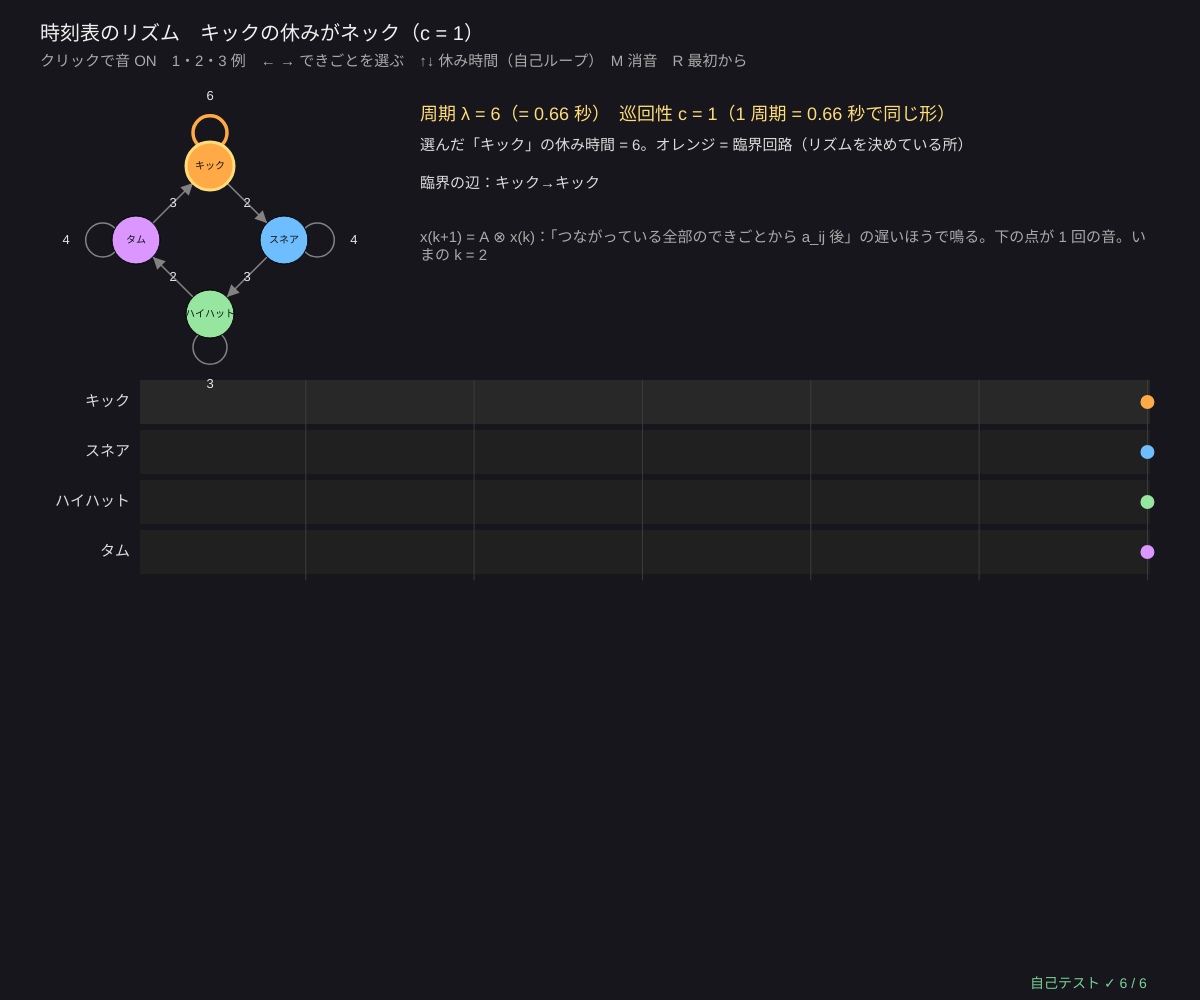
Frame 1 (no input)
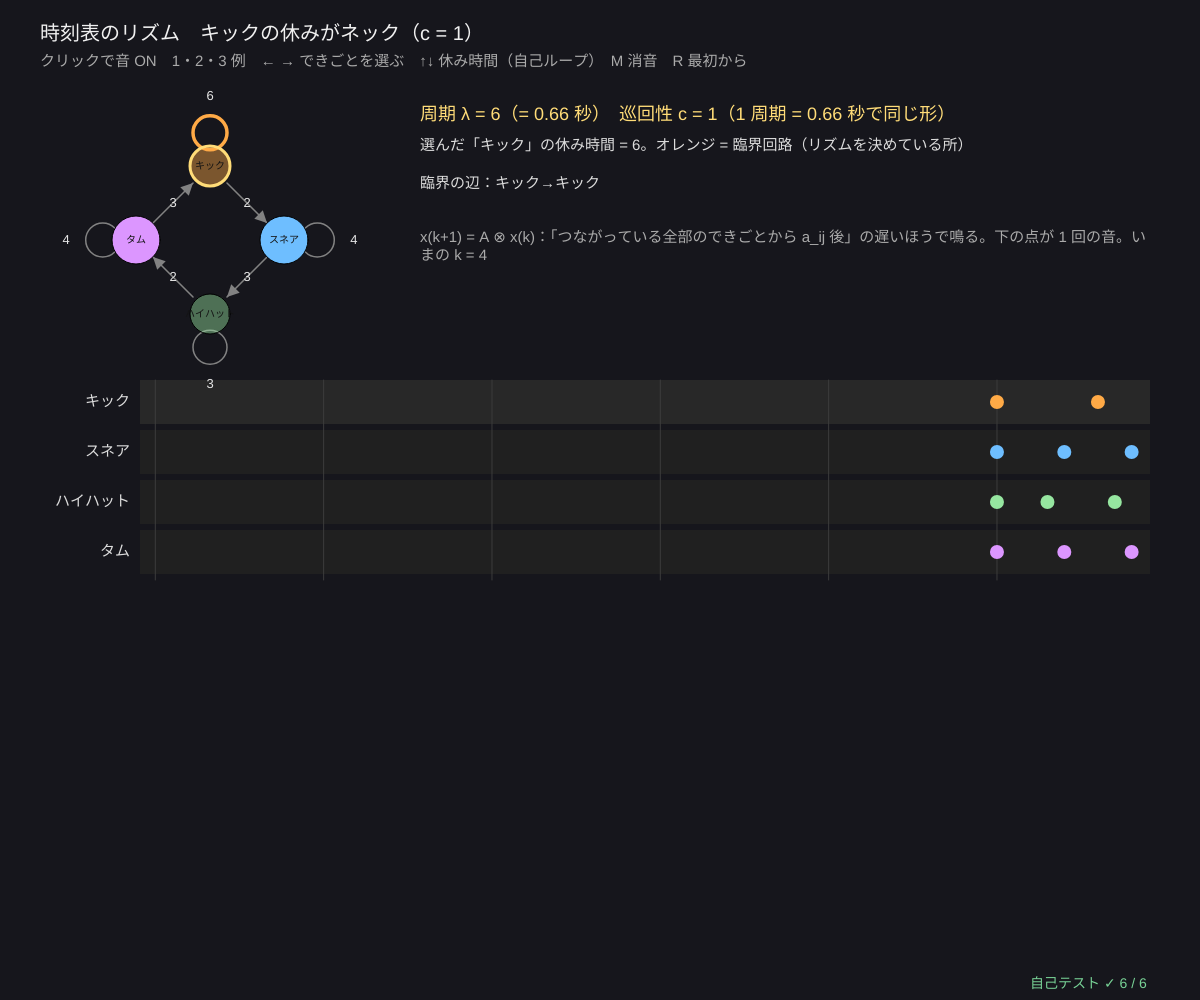
Frame 60 (no input)
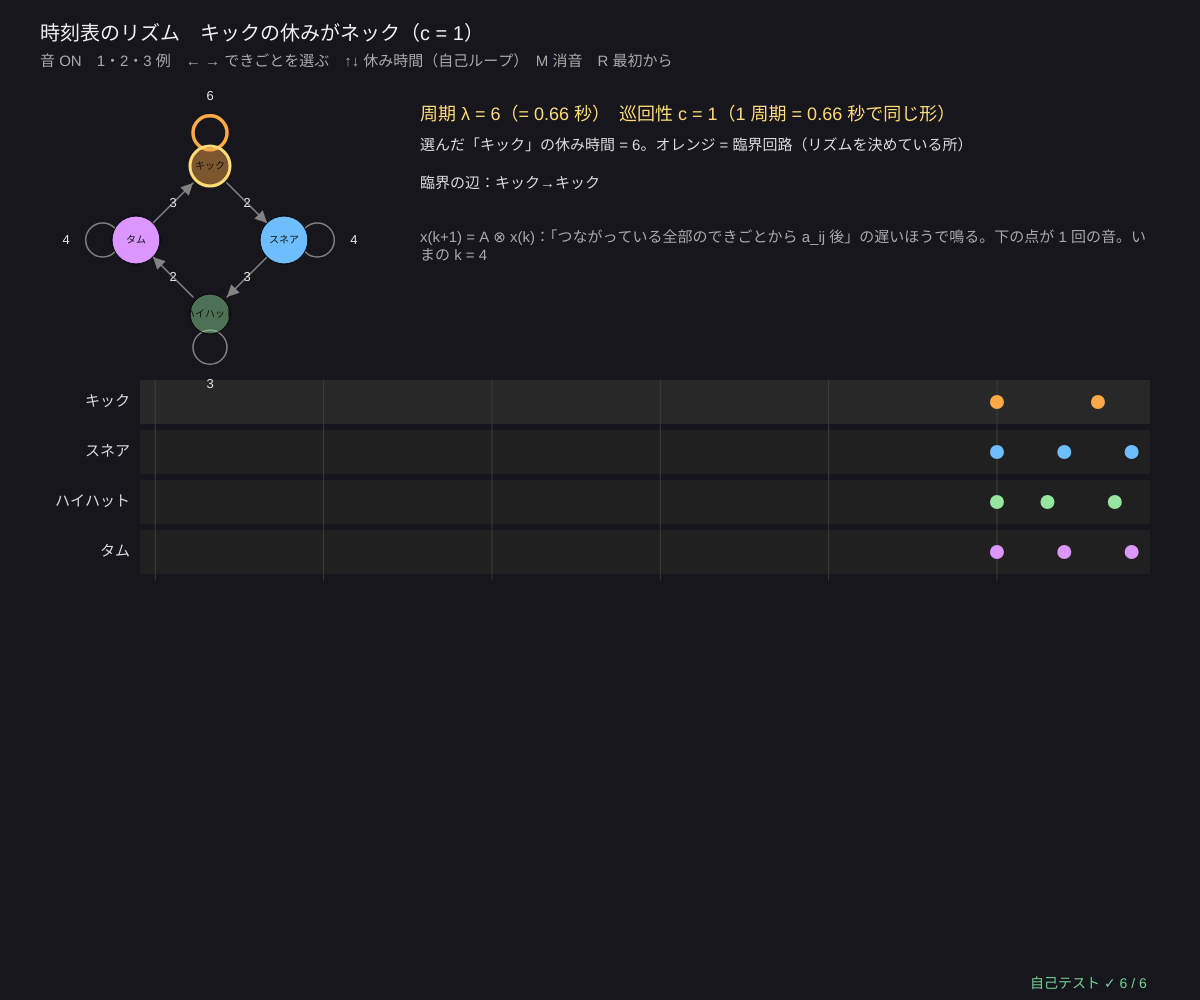
Frame 120 (the mouse pressed at the canvas centre since frame 60)

The p5.js sketch that drew these frames (run headless with seeded random() and noise() and a simulated clock; from frame 60 on, the mouse is pressed at the canvas centre):

// p5.js sketch
// ── sketch.js
// ============================================
// 14 時刻表のリズム ─ x(k+1) = A ⊗ x(k) の「できごと」を打楽器の音にする。周期 λ がテンポ、巡回性 c が「何拍で 1 まわりか」
// 4 つのできごと（キック・スネア・ハイハット・タム）が輪（0 → 1 → 2 → 3 → 0）でつながり、それぞれ自分の休み時間（自己ループ）をもつ
//   いちばん遅い回路（臨界回路）がリズムを決める：自己ループなら毎回同じ形（c = 1）、輪全体なら 4 拍で 1 まわり（c = 4）
// クリックで音 ON / 1・2・3 例 / ← → できごとを選ぶ / ↑↓ その休み時間（自己ループ）/ M 消音 / R 最初から
// 音量は小さめから。ヘッドホンは特に注意（全体の音量 MASTER は 0.2 以下）
// ============================================

const NAMES = ['キック', 'スネア', 'ハイハット', 'タム'];
const PRESETS = [                      // ★ ring = 輪の辺 i → i+1 の時間、self = 自己ループ（0 はなし）、chord = 1 ⇔ 3 の辺（0 はなし）
  { name: '1：キックの休みがネック（c = 1）', ring: [2, 3, 2, 3], self: [6, 4, 3, 4], chord: 0 },
  { name: '2：スネア ⇔ タムの往復がネック（c = 2）', ring: [2, 3, 2, 3], self: [4, 3, 0, 4], chord: 5 },
  { name: '3：輪全体がネック（c = 4）', ring: [5, 6, 5, 6], self: [4, 3, 4, 3], chord: 0 },
];
const UNIT = 0.11;                     // ★ 時間 1 = 0.11 秒（テンポ）
let pr, sel = 0, matA, lam, cyc, ci, xk, kNow = 0, t0 = 0, hits = [], muted = false;

function setup() { createCanvas(windowWidth, windowHeight); textWrap(CHAR); selfTest(); loadPreset(0); }
function buildA(p) {
  let A = mpMat(4, 4);
  for (let i = 0; i < 4; i++) { A[(i + 1) % 4][i] = p.ring[i]; if (p.self[i] > 0) A[i][i] = p.self[i]; }
  if (p.chord > 0) { A[3][1] = p.chord; A[1][3] = p.chord; }
  return A;
}
function loadPreset(k) { pr = JSON.parse(JSON.stringify(PRESETS[k])); pr.idx = k; rebuild(); }
function rebuild() {
  matA = buildA(pr); lam = karp(matA); ci = criticalInfo(matA, lam); cyc = cyclicity(matA, lam);
  let now = playTime(); xk = new Array(4).fill(Math.ceil(now)); kNow = 0;            // いまの時刻からやり直す
}
function playTime() { return (millis() - t0) / 1000 / UNIT; }
// ★ 先読み：次の x(k) が 0.4 秒先までに入ったら、全部の音を予約して k を 1 つ進める
function schedule() {
  let now = playTime();
  for (let guard = 0; guard < 8 && Math.min(...xk) <= now + 0.4 / UNIT; guard++) {
    xk.forEach((t, i) => { hits.push({ i, t, k: kNow }); if (t >= now - 0.05 && audioCtx && !muted) drum(i, audioCtx.currentTime + Math.max(0, (t - now) * UNIT)); });
    xk = mpMatVec(matA, xk); kNow++;
  }
  hits = hits.filter((h) => h.t > now - 60);
}

function draw() {
  background(22, 22, 28);
  schedule();
  let now = playTime(), W = 60, gx = 140, gw = width - 190, gy = 380, rh = 50, cols = [[255, 170, 70], [110, 190, 255], [150, 230, 160], [220, 150, 255]];
  // ---- ピアノロール（右はし = いま）
  for (let i = 0; i < 4; i++) { noStroke(); fill(i === sel ? 40 : 32); rect(gx, gy + i * rh, gw, rh - 6); fill(220); textSize(15); textAlign(RIGHT, CENTER); text(NAMES[i], gx - 10, gy + i * rh + rh / 2 - 3); }
  stroke(60); strokeWeight(1);
  for (let t = Math.ceil(now - W); t <= now; t++) if (t % 10 === 0) line(gx + ((t - now + W) / W) * gw, gy, gx + ((t - now + W) / W) * gw, gy + 4 * rh);
  noStroke();
  for (let h of hits) if (h.t <= now && h.t > now - W) { fill(...cols[h.i]); circle(gx + ((h.t - now + W) / W) * gw, gy + h.i * rh + rh / 2 - 3, 14); }
  // ---- 輪のグラフと光る楽器
  let cx = 210, cy = 240, R = 74, P = (i) => [cx + R * Math.cos((TWO_PI * i) / 4 - HALF_PI), cy + R * Math.sin((TWO_PI * i) / 4 - HALF_PI)];
  for (let i = 0; i < 4; i++) for (let j = 0; j < 4; j++) {
    if (matA[i][j] === NEG_INF) continue;
    let c = ci.arcs.some(([a, b]) => a === j && b === i);
    stroke(c ? color(255, 170, 70) : 130); fill(c ? color(255, 170, 70) : 130); strokeWeight(c ? 3.5 : 1.5);
    let lp;
    if (i === j) { noFill(); let [x, y] = P(i), ox = (x - cx) * 0.45, oy = (y - cy) * 0.45; circle(x + ox, y + oy, 34); lp = [x + ox * 2.1, y + oy * 2.1]; }
    else lp = arrowTo(P(j)[0], P(j)[1], P(i)[0], P(i)[1], 24, matA[j][i] !== NEG_INF ? 8 : 0);
    noStroke(); fill(230); textSize(13); textAlign(CENTER, CENTER); text(matA[i][j], lp[0], lp[1]);
  }
  for (let i = 0; i < 4; i++) {
    let recent = hits.some((h) => h.i === i && h.t <= now && h.t > now - 1.2);
    stroke(i === sel ? color(255, 220, 120) : 0); strokeWeight(i === sel ? 3 : 1); fill(...cols[i], recent ? 255 : 110); circle(P(i)[0], P(i)[1], recent ? 48 : 40);
    noStroke(); fill(20); textSize(10); textAlign(CENTER, CENTER); text(NAMES[i], P(i)[0], P(i)[1]);
  }
  // ---- 文字
  textAlign(LEFT, BASELINE); noStroke(); fill(240); textSize(20);
  text('時刻表のリズム　' + pr.name.slice(2), 40, 40);
  fill(170); textSize(15); text((audioCtx ? (muted ? '消音中（M）' : '音 ON') : 'クリックで音 ON') + '　1・2・3 例　← → できごとを選ぶ　↑↓ 休み時間（自己ループ）　M 消音　R 最初から', 40, 66);
  let tx = 420;
  fill(255, 220, 120); textSize(18);
  text('周期 λ = ' + mpFmt(lam, 3) + '（= ' + (lam * UNIT).toFixed(2) + ' 秒）　巡回性 c = ' + cyc + '（' + cyc + ' 周期 = ' + (cyc * lam * UNIT).toFixed(2) + ' 秒で同じ形）', tx, 120);
  fill(220); textSize(15);
  text('選んだ「' + NAMES[sel] + '」の休み時間 = ' + (pr.self[sel] > 0 ? pr.self[sel] : 'なし（ε）') + '。オレンジ = 臨界回路（リズムを決めている所）', tx, 150);
  text('臨界の辺：' + ci.arcs.map(([j, i]) => NAMES[j] + '→' + NAMES[i]).join('、'), tx, 176, width - tx - 40);
  fill(170); text('x(k+1) = A ⊗ x(k)：「つながっている全部のできごとから a_ij 後」の遅いほうで鳴る。下の点が 1 回の音。いまの k = ' + kNow, tx, 230, width - tx - 40);
  drawSelfTest(width - 170, height - 12);
}

function mousePressed() { startAudio(); if (t0 === 0) { t0 = millis(); hits = []; rebuild(); } }
function keyPressed() {
  startAudio();
  for (let k = 1; k <= 3; k++) if (key === String(k)) loadPreset(k - 1);
  if (key === LEFT_ARROW) sel = (sel + 3) % 4;
  if (key === RIGHT_ARROW) sel = (sel + 1) % 4;
  if (key === UP_ARROW) { pr.self[sel] = Math.min(12, pr.self[sel] + 1); rebuild(); }
  if (key === DOWN_ARROW) { pr.self[sel] = Math.max(0, pr.self[sel] - 1); rebuild(); }
  if (key === 'm' || key === 'M') muted = !muted;
  if (key === 'r' || key === 'R') { hits = []; loadPreset(pr.idx); }
  return false;
}

// ---- 自己テスト
function selfTest() {
  selfTestResults = [];
  let As = PRESETS.map(buildA), ls = As.map(karp), cs = As.map((A, k) => cyclicity(A, ls[k]));
  check('3 つの例はどれも強連結、λ = 6・5・5.5（カープ = 総当たり）', As.every(isIrreducible) && ls.join() === '6,5,5.5' && As.every((A, k) => Math.abs(bruteMaxMean(A) - ls[k]) < 1e-9));
  check('巡回性 c = 1・2・4（臨界回路：キックの自己ループ・スネア⇔タム・輪全体）', cs.join() === '1,2,4');
  let okP = As.every((A, k) => { let pp = powerPeriod(A, [0, 1, 2, 3], 300, 12); return pp.c === cs[k] && Math.abs(pp.lam - ls[k]) < 1e-9; });
  check('鳴らしたリズム（初期値 0, 1, 2, 3）の周期 = 巡回性、傾き = λ', okP);
  let okM = true; As.forEach((A) => { let x = [0, 0, 0, 0]; for (let k = 0; k < 100; k++) { let y = mpMatVec(A, x); if (!y.every((v, i) => v >= x[i]) || !noNaN(y)) okM = false; x = y; } });
  check('どのできごとも時刻が戻らない（x(k+1) ≥ x(k)）、NaN なし → 予約の順番が正しい', okM);
  seedRng(14); let okR = true;
  for (let t = 0; t < 30; t++) { let p = { ring: [0, 1, 2, 3].map(() => rndInt(1, 7)), self: [0, 1, 2, 3].map(() => rndInt(0, 9)), chord: rndInt(0, 6) }, A = buildA(p), l = karp(A), pp = powerPeriod(A, [0, 0, 0, 0], 400, 24); if (!isIrreducible(A) || cyclicity(A, l) % pp.c !== 0) okR = false; }
  check('休み時間をランダムに変えても強連結、見える周期は巡回性の約数', okR);
  check('音量の上限：全体 MASTER ≤ 0.2', MASTER <= 0.2);
  reportSelfTest();
}

// ---------- やってみよう ----------
// 1. 例 1 でキックを選び、↓ で休み時間を短くしていこう。どこでリズムの形が変わる？（臨界回路が入れかわる）
// 2. 例 3（c = 4）は 4 拍で 1 まわり。何の楽器から順に鳴っている？
// 3. 例 2 で、スネアの休み時間を ↑ で 6 にすると、c は 2 から何に変わる？
// 4. UNIT を小さくするとテンポが速くなる。λ と BPM（1 分あたりの拍）の関係は？
// 5. 07 の生産ラインの機械を楽器にして、パレットの数でリズムが変わる曲を作ろう

// ==================================================
// ここから下は「マックスプラスの道具」（中身は読まなくても OK。消さないでね）
// ==================================================
// ---- マックスプラスの数：ε = −∞（「ゼロ」= 起きない・制約なし）、e = 0（「いち」= 待ち時間なし）
const NEG_INF = -Infinity;
function mpAdd(a, b) { return a >= b ? a : b; }                                   // a ⊕ b = max(a, b)
function mpMul(a, b) { return a === NEG_INF || b === NEG_INF ? NEG_INF : a + b; }  // a ⊗ b = a + b（ε があれば ε。−∞ + ∞ を作らない）
function mpFmt(v, d) {                                                             // ε を「ε」と表示（−Infinity を見せない）
  if (v === NEG_INF) return 'ε';
  if (v === Infinity) return '+∞';
  if (typeof v !== 'number' || v !== v) return '?';
  let s = (+v.toFixed(d === undefined ? 1 : d)).toString();
  return s === '-0' ? '0' : s;
}
// ---- マックスプラス行列（配列の配列）。(A ⊗ B)_ij = max_k (a_ik + b_kj)
function mpMat(n, m, v) { return Array.from({ length: n }, () => new Array(m).fill(v === undefined ? NEG_INF : v)); }
function mpEye(n) { let I = mpMat(n, n); for (let i = 0; i < n; i++) I[i][i] = 0; return I; }      // 単位行列 E（対角 e = 0、他は ε）
function mpMatMul(A, B) {
  let n = A.length, m = B[0].length, q = B.length, C = mpMat(n, m);
  for (let i = 0; i < n; i++) for (let k = 0; k < q; k++) {
    let a = A[i][k]; if (a === NEG_INF) continue;
    for (let j = 0; j < m; j++) { let b = B[k][j]; if (b !== NEG_INF && a + b > C[i][j]) C[i][j] = a + b; }
  }
  return C;
}
function mpMatAdd(A, B) { return A.map((r, i) => r.map((v, j) => mpAdd(v, B[i][j]))); }
function mpMatVec(A, x) { return A.map((r) => { let s = NEG_INF; for (let j = 0; j < r.length; j++) s = mpAdd(s, mpMul(r[j], x[j])); return s; }); }
function mpPow(A, k) { let P = mpEye(A.length); for (let t = 0; t < k; t++) P = mpMatMul(P, A); return P; }
// A* = E ⊕ A ⊕ A² ⊕ … ⊕ A^(n−1)。正の回路があると A* は発散する → positive = true（tol は計算誤差のゆとり）
function mpStar(A, tol) {
  let n = A.length, St = mpMatAdd(mpEye(n), A), P = A, plus = A.map((r) => r.slice());
  for (let k = 2; k <= n; k++) { P = mpMatMul(P, A); plus = mpMatAdd(plus, P); if (k < n) St = mpMatAdd(St, P); }
  let positive = false; for (let i = 0; i < n; i++) if (plus[i][i] > (tol === undefined ? 1e-9 : tol)) positive = true;
  return { star: St, positive };
}
// 残余（いちばん大きい劣解）：A ⊗ x ≤ b を満たす最大の x。x_j = min_i (b_i − a_ij)（a_ij = ε の行は制約なし）
function mpResid(A, b) {
  let m = A[0].length, x = new Array(m).fill(Infinity);
  for (let j = 0; j < m; j++) for (let i = 0; i < A.length; i++) {
    if (A[i][j] === NEG_INF) continue;
    let v = b[i] === NEG_INF ? NEG_INF : b[i] - A[i][j];
    if (v < x[j]) x[j] = v;
  }
  return x;                            // どの行にも関係しない列は +∞（いくら遅くてもよい）
}
function mpVecLeq(u, v, tol) { return u.every((a, i) => a === NEG_INF || a <= v[i] + (tol || 1e-9)); }
function mpVecEq(u, v, tol) { return u.every((a, i) => (a === NEG_INF && v[i] === NEG_INF) || (a !== NEG_INF && v[i] !== NEG_INF && Math.abs(a - v[i]) <= (tol || 1e-9))); }
// ---- 固有値・臨界グラフ・周期（約束：a_ij = 「j が起きてから i が起きるまで」= 辺 j → i の重み、x(k+1) = A ⊗ x(k)）
// カープのアルゴリズム：D_k(v) = ちょうど k 本の辺で v に着く最大重み。λ = max_v min_k (D_n(v) − D_k(v)) / (n − k)
function karp(A) {
  let n = A.length, D = [new Array(n).fill(0)];
  for (let k = 1; k <= n; k++) D.push(mpMatVec(A, D[k - 1]));
  let lam = NEG_INF;
  for (let v = 0; v < n; v++) {
    if (D[n][v] === NEG_INF) continue;
    let m = Infinity;
    for (let k = 0; k < n; k++) if (D[k][v] !== NEG_INF) m = Math.min(m, (D[n][v] - D[k][v]) / (n - k));
    if (m < Infinity) lam = Math.max(lam, m);
  }
  return lam;
}
// 全部の単純な回路（小さいグラフ用の答え合わせ）。nodes は辺の向きの順
function allCycles(A) {
  let n = A.length, out = [];
  let dfs = (s, v, path, w) => {
    for (let u = s; u < n; u++) {
      if (A[u][v] === NEG_INF) continue;
      if (u === s) out.push({ nodes: path.slice(), w: w + A[u][v], mean: (w + A[u][v]) / path.length });
      else if (!path.includes(u)) dfs(s, u, path.concat([u]), w + A[u][v]);
    }
  };
  for (let s = 0; s < n; s++) dfs(s, s, [s], 0);
  return out;
}
function bruteMaxMean(A) { return allCycles(A).reduce((m, c) => Math.max(m, c.mean), NEG_INF); }
function isIrreducible(A) {            // どのノードからどのノードへも行ける（強連結）
  let n = A.length, reach = (fwd) => { let seen = [0], st = [0]; while (st.length) { let v = st.pop(); for (let u = 0; u < n; u++) if ((fwd ? A[u][v] : A[v][u]) !== NEG_INF && !seen.includes(u)) { seen.push(u); st.push(u); } } return seen.length === n; };
  return n > 0 && reach(true) && reach(false);
}
function mpShift(A, lam) { return A.map((r) => r.map((v) => (v === NEG_INF ? NEG_INF : v - lam))); }   // A − λ
// 臨界グラフ：平均 λ の回路にのる辺とノード。固有ベクトル v = (A − λ)* の臨界ノード c の列
function criticalInfo(A, lam) {
  let n = A.length, B = mpShift(A, lam), Bs = mpStar(B, 1e-7).star, tol = 1e-7, nodes = [], arcs = [];
  for (let i = 0; i < n; i++) for (let j = 0; j < n; j++) if (B[i][j] !== NEG_INF && Bs[j][i] !== NEG_INF && Math.abs(B[i][j] + Bs[j][i]) < tol) arcs.push([j, i]);
  for (let [j, i] of arcs) { if (!nodes.includes(j)) nodes.push(j); if (!nodes.includes(i)) nodes.push(i); }
  nodes.sort((a, b) => a - b);
  let vec = null;
  if (nodes.length) { let c = nodes[0]; vec = Bs.map((r) => r[c]); let mx = Math.max(...vec); vec = vec.map((v) => (v === NEG_INF ? NEG_INF : v - mx)); }
  return { nodes, arcs, vec, star: Bs };
}
function gcd(a, b) { a = Math.abs(a); b = Math.abs(b); while (b) [a, b] = [b, a % b]; return a; }
// 巡回性：臨界グラフの強連結成分ごとに回路の長さの最大公約数、全体はその最小公倍数
function cyclicity(A, lam) {
  let ci = criticalInfo(A, lam), done = [], cyc = 1;
  for (let r of ci.nodes) {
    if (done.includes(r)) continue;
    let lev = {}; lev[r] = 0; let q = [r];
    while (q.length) { let v = q.shift(); for (let [j, i] of ci.arcs) if (j === v && lev[i] === undefined) { lev[i] = lev[v] + 1; q.push(i); } }
    let comp = ci.nodes.filter((u) => lev[u] !== undefined && reachesBack(ci.arcs, u, r));
    let g = 0; for (let [j, i] of ci.arcs) if (comp.includes(j) && comp.includes(i)) g = gcd(g, lev[j] + 1 - lev[i]);
    comp.forEach((u) => done.push(u));
    if (g > 0) cyc = (cyc * g) / gcd(cyc, g);
  }
  return cyc;
}
function reachesBack(arcs, u, r) { let seen = [u], q = [u]; while (q.length) { let v = q.shift(); if (v === r) return true; for (let [j, i] of arcs) if (j === v && !seen.includes(i)) { seen.push(i); q.push(i); } } return false; }
// べき乗法：x(k+1) = A ⊗ x(k) を回し、はじめて x(k0 + c) = c·λ ⊗ x(k0) になる (k0, c) を探す
function powerPeriod(A, x0, kmax, cmax) {
  let xs = [x0.slice()];
  for (let k = 1; k <= kmax; k++) {
    xs.push(mpMatVec(A, xs[k - 1]));
    for (let c = 1; c <= Math.min(k, cmax || 12); c++) {
      let a = xs[k], b = xs[k - c], d = null, ok = true;
      for (let i = 0; i < a.length && ok; i++) {
        if (a[i] === NEG_INF || b[i] === NEG_INF) { ok = a[i] === b[i]; continue; }
        let di = a[i] - b[i]; if (d === null) d = di; else if (Math.abs(di - d) > 1e-9) ok = false;
      }
      if (ok && d !== null) return { k0: k - c, c, lam: d / c, xs };
    }
  }
  return { k0: -1, c: 0, lam: NaN, xs };
}
// ---- 種つきの乱数（同じ種なら毎回同じ列）
let rngState = 1;
function seedRng(s) { rngState = (s >>> 0) || 1; }
function rnd() {                       // 0〜1 の一様乱数（mulberry32）
  rngState = (rngState + 0x6d2b79f5) >>> 0;
  let t = rngState;
  t = Math.imul(t ^ (t >>> 15), t | 1);
  t ^= t + Math.imul(t ^ (t >>> 7), t | 61);
  return ((t ^ (t >>> 14)) >>> 0) / 4294967296;
}
function rndInt(a, b) { return a + Math.floor(rnd() * (b - a + 1)); }
// ---- 矢印（ノードの半径 r の手前で止める）。bend で少し曲げる（往復の辺を分ける）
function arrowTo(x1, y1, x2, y2, r, bend) {
  let dx = x2 - x1, dy = y2 - y1, L = Math.hypot(dx, dy) || 1, ux = dx / L, uy = dy / L, ox = -uy * (bend || 0), oy = ux * (bend || 0);
  let ax = x1 + ux * r + ox, ay = y1 + uy * r + oy, bx = x2 - ux * r + ox, by = y2 - uy * r + oy;
  line(ax, ay, bx, by);
  let hx = bx - ux * 12, hy = by - uy * 12;
  noStroke(); triangle(bx, by, hx - uy * 6, hy + ux * 6, hx + uy * 6, hy - ux * 6);
  return [(ax + bx) / 2 + ox * 0.6, (ay + by) / 2 + oy * 0.6];
}
// ---- 音の道具（Web Audio）。音量の上限：全体の音量 MASTER は 0.2 以下
const MASTER = 0.12;                   // ★ 全体の音量（0.2 以下にしておく）
let audioCtx = null, masterOut = null, noiseBuf = null;
function startAudio() {
  if (!audioCtx) {
    try { audioCtx = new (window.AudioContext || window.webkitAudioContext)(); } catch (e) { return; }
    masterOut = audioCtx.createGain(); masterOut.gain.value = Math.min(0.2, MASTER); masterOut.connect(audioCtx.destination);
    noiseBuf = audioCtx.createBuffer(1, audioCtx.sampleRate * 0.3, audioCtx.sampleRate);
    let d = noiseBuf.getChannelData(0); for (let i = 0; i < d.length; i++) d[i] = Math.random() * 2 - 1;
  }
  audioCtx.resume();
}
function drum(kind, when) {            // 0 キック、1 スネア、2 ハイハット、3 タム（when = 鳴らす時刻）
  if (!audioCtx) return;
  let gn = audioCtx.createGain(); gn.connect(masterOut);
  if (kind === 0 || kind === 3) {      // 音の高さが下がるサイン波
    let o = audioCtx.createOscillator(), f0 = kind === 0 ? 150 : 260;
    o.frequency.setValueAtTime(f0, when); o.frequency.exponentialRampToValueAtTime(f0 / 3, when + 0.15);
    gn.gain.setValueAtTime(0.9, when); gn.gain.exponentialRampToValueAtTime(0.001, when + 0.25);
    o.connect(gn); o.start(when); o.stop(when + 0.3);
  } else {                             // 雑音をフィルターで
    let s = audioCtx.createBufferSource(), f = audioCtx.createBiquadFilter();
    s.buffer = noiseBuf; f.type = kind === 1 ? 'bandpass' : 'highpass'; f.frequency.value = kind === 1 ? 1800 : 7000;
    gn.gain.setValueAtTime(kind === 1 ? 0.7 : 0.35, when); gn.gain.exponentialRampToValueAtTime(0.001, when + (kind === 1 ? 0.18 : 0.05));
    s.connect(f); f.connect(gn); s.start(when); s.stop(when + 0.25);
  }
}
// ---- 自己テストの道具
let selfTestResults = [];
function check(name, cond) { selfTestResults.push({ name, ok: !!cond }); }
function near(a, b, tol) { return a !== null && a !== undefined && isFinite(a) && Math.abs(a - b) <= (tol === undefined ? 1e-9 : tol); }
function noNaN(v) { return Array.isArray(v) ? v.every(noNaN) : !(typeof v === 'number' && v !== v); }
function reportSelfTest() { for (let r of selfTestResults) (r.ok ? console.log : console.error)((r.ok ? '✓ ' : '✗ ') + r.name); }
function selfTestLine() { let n = selfTestResults.filter((r) => r.ok).length; return '自己テスト ' + (n === selfTestResults.length ? '✓ ' : '✗ ') + n + ' / ' + selfTestResults.length; }
function drawSelfTest(x, y) { noStroke(); fill(selfTestResults.every((r) => r.ok) ? color(120, 210, 150) : color(255, 90, 90)); textSize(14); textAlign(LEFT, BASELINE); text(selfTestLine(), x, y); }
